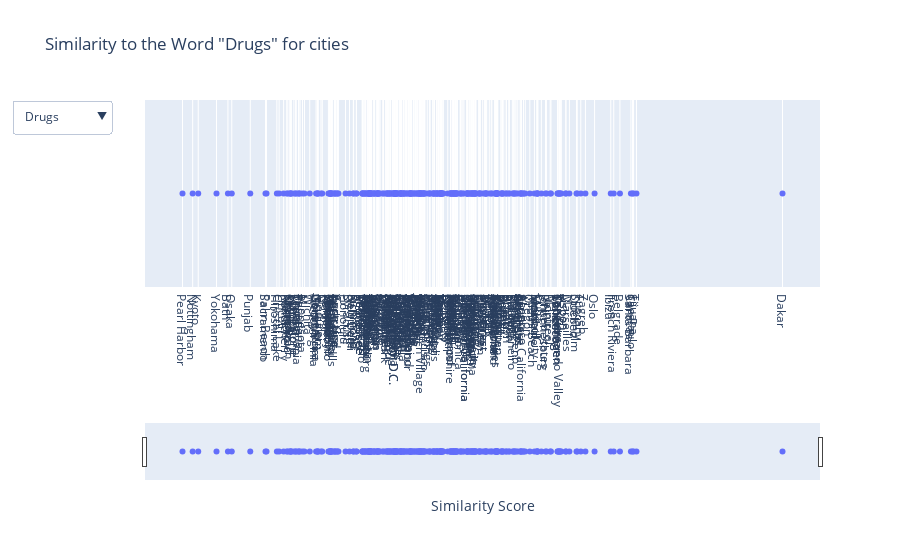

Write notebook code for a chart like this one.
### Code cell
# Initial term
initial_term = general_terms[0]

# Create the figure
fig = go.Figure(data=[go.Scatter(
    x=precomputed_data[initial_term]["similarity_scores"], 
    y=[1] * len(precomputed_data[initial_term]["similarity_scores"]), 
    mode='markers',
    text=precomputed_data[initial_term]["hover_text"],
    hoverinfo='text'
)])

# Update layout and add dropdown
fig.update_layout(
    title_text=f'Similarity to the Word "{initial_term}" for {"cities" if USE_CITIES else "countries"}',
    xaxis=dict(
        title='Similarity Score',
        tickvals=precomputed_data[initial_term]["similarity_scores"],
        ticktext=precomputed_data[initial_term]["sorted_locations"]
    ),
    yaxis=dict(
        showgrid=False,
        zeroline=False,
        showticklabels=False,
    ),
    hovermode='closest',
    showlegend=False,
    updatemenus=[dict(
        buttons=[dict(
            label=term,
            method='update',
            args=[{'x': [precomputed_data[term]["similarity_scores"]], 
                   'text': [precomputed_data[term]["hover_text"]]},
                  {'title': f'Similarity to the Word "{term}" for {"cities" if USE_CITIES else "countries"}',
                   'xaxis.tickvals': precomputed_data[term]["similarity_scores"], 
                   'xaxis.ticktext': precomputed_data[term]["sorted_locations"]}]
        ) for term in general_terms],
        direction='down',
        showactive=True,
    )],
    hoverlabel=dict(
        bgcolor="white", 
        font_size=16, 
        font_family="Rockwell"
    ),
)

fig.update_xaxes(rangeslider=dict(visible=True))

fig.show()

### Figure 1 — Plotly figure (JSON) as saved in the notebook; plotly's stock layout.template omitted (floating-point values rounded to 4 significant figures; data arrays with more than 128 entries replaced by an {"elided": "..."} marker saying what was removed)
{"data": [{"hoverinfo": "text", "mode": "markers", "text": {"elided": "303 str values"}, "type": "scatter", "x": {"elided": "303 float values"}, "y": {"elided": "303 int values"}}], "layout": {"hoverlabel": {"bgcolor": "white", "font": {"family": "Rockwell", "size": 16}}, "hovermode": "closest", "showlegend": false, "title": {"text": "Similarity to the Word \"Drugs\" for cities"}, "updatemenus": [{"buttons": [{"args": [{"text": {"elided": "1x303 str values"}, "x": {"elided": "1x303 float values"}}, {"title": "Similarity to the Word \"Drugs\" for cities", "xaxis.ticktext": {"elided": "303 str values"}, "xaxis.tickvals": {"elided": "303 float values"}}], "label": "Drugs", "method": "update"}, {"args": [{"text": {"elided": "1x303 str values"}, "x": {"elided": "1x303 float values"}}, {"title": "Similarity to the Word \"Love\" for cities", "xaxis.ticktext": {"elided": "303 str values"}, "xaxis.tickvals": {"elided": "303 float values"}}], "label": "Love", "method": "update"}, {"args": [{"text": {"elided": "1x303 str values"}, "x": {"elided": "1x303 float values"}}, {"title": "Similarity to the Word \"War\" for cities", "xaxis.ticktext": {"elided": "303 str values"}, "xaxis.tickvals": {"elided": "303 float values"}}], "label": "War", "method": "update"}, {"args": [{"text": {"elided": "1x303 str values"}, "x": {"elided": "1x303 float values"}}, {"title": "Similarity to the Word \"Poverty\" for cities", "xaxis.ticktext": {"elided": "303 str values"}, "xaxis.tickvals": {"elided": "303 float values"}}], "label": "Poverty", "method": "update"}, {"args": [{"text": {"elided": "1x303 str values"}, "x": {"elided": "1x303 float values"}}, {"title": "Similarity to the Word \"Comedy\" for cities", "xaxis.ticktext": {"elided": "303 str values"}, "xaxis.tickvals": {"elided": "303 float values"}}], "label": "Comedy", "method": "update"}, {"args": [{"text": {"elided": "1x303 str values"}, "x": {"elided": "1x303 float values"}}, {"title": "Similarity to the Word \"Happiness\" for cities", "xaxis.ticktext": {"elided": "303 str values"}, "xaxis.tickvals": {"elided": "303 float values"}}], "label": "Happiness", "method": "update"}, {"args": [{"text": {"elided": "1x303 str values"}, "x": {"elided": "1x303 float values"}}, {"title": "Similarity to the Word \"Sadness\" for cities", "xaxis.ticktext": {"elided": "303 str values"}, "xaxis.tickvals": {"elided": "303 float values"}}], "label": "Sadness", "method": "update"}, {"args": [{"text": {"elided": "1x303 str values"}, "x": {"elided": "1x303 float values"}}, {"title": "Similarity to the Word \"Gang\" for cities", "xaxis.ticktext": {"elided": "303 str values"}, "xaxis.tickvals": {"elided": "303 float values"}}], "label": "Gang", "method": "update"}, {"args": [{"text": {"elided": "1x303 str values"}, "x": {"elided": "1x303 float values"}}, {"title": "Similarity to the Word \"Hippies\" for cities", "xaxis.ticktext": {"elided": "303 str values"}, "xaxis.tickvals": {"elided": "303 float values"}}], "label": "Hippies", "method": "update"}, {"args": [{"text": {"elided": "1x303 str values"}, "x": {"elided": "1x303 float values"}}, {"title": "Similarity to the Word \"Guns\" for cities", "xaxis.ticktext": {"elided": "303 str values"}, "xaxis.tickvals": {"elided": "303 float values"}}], "label": "Guns", "method": "update"}], "direction": "down", "showactive": true}], "xaxis": {"rangeslider": {"visible": true}, "ticktext": {"elided": "303 str values"}, "tickvals": {"elided": "303 float values"}, "title": {"text": "Similarity Score"}}, "yaxis": {"showgrid": false, "showticklabels": false, "zeroline": false}}}
